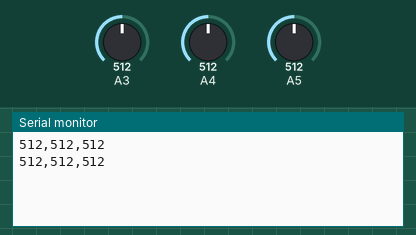
Simulated run of this sketch. Board: Arduino Uno, built with avr-gcc and run on an emulated ATmega328P. On the bench: the last lines printed to the serial monitor. The inputs (shaded band) are chosen by the test bench; at power-on: A3 = 512, A4 = 512, A5 = 512.

Above: at 1.8 s.
1.9 s: A3 set to 716
At 2.8 s:
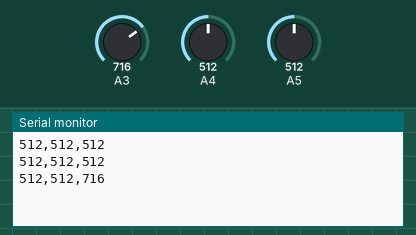
3.4 s: A4 set to 716
At 4.7 s:
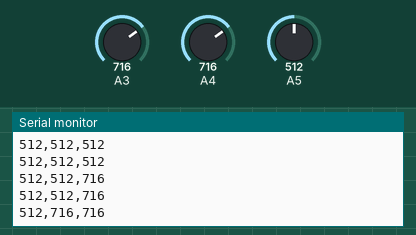
4.9 s: A5 set to 716
At 5.9 s:
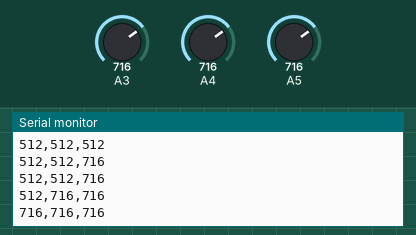
6.4 s: A3 set to 900
At 7.7 s:
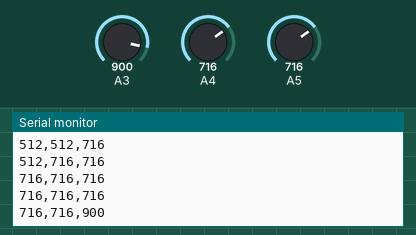
7.9 s: A4 set to 900
At 8.9 s:
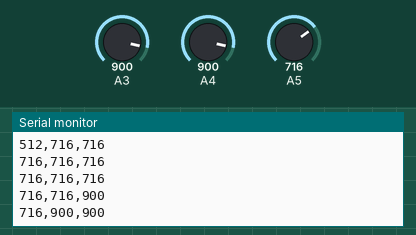
9.4 s: A5 set to 900
At 10.9 s:
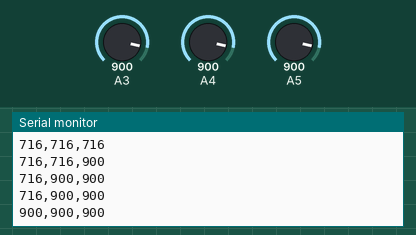
Timing chart, 0 to 11.9 s (numbered marks = the images above; inputs shaded):
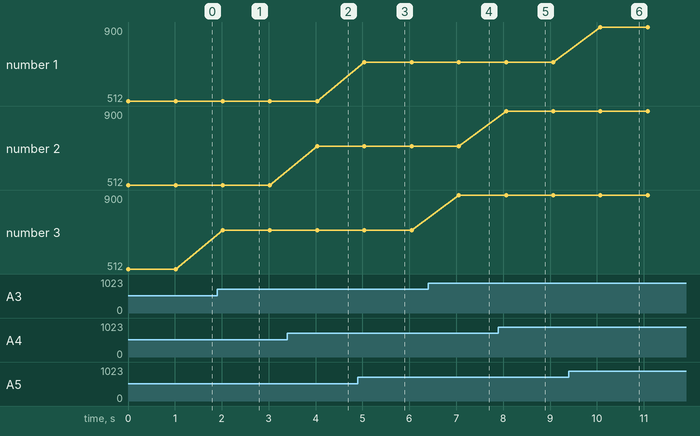

The sketch:

ir_sensor_read.ino
```cpp
/*
Read 3 IR sensors for callibration
*/
// Read 3 IR sensors for callibration
//
/*
  AnalogReadSerial

  Reads an analog input on pin 3,4 &5, prints the result to the Serial Monitor.
  Graphical representation is available using Serial Plotter (Tools > Serial Plotter menu).

  Adapted from the example code is in the public domain.

  http://www.arduino.cc/en/Tutorial/AnalogReadSerial
*/

// the setup routine runs once when you press reset:
void setup() {
  // initialize serial communication at 9600 bits per second:
  Serial.begin(9600);
}

// the loop routine runs over and over again forever:
void loop() {
  // read the input on analog pin 0:
  int sensorValueLeft = analogRead(A5);
  delay(2);
   int sensorValueCentre = analogRead(A4);
  delay(2);
   int sensorValueRight = analogRead(A3);
  delay(2);
  // print out the value you read:
  Serial.print("");
  Serial.print(sensorValueLeft);
   Serial.print(",");
  Serial.print(sensorValueCentre);
   Serial.print(",");
  Serial.println(sensorValueRight);
  delay(1000);        // delay in between reads
}
```

Measured:
- after the input at 1.9 s, the serial monitor: prints a new line after 0.12 s (image 1)
- after the input at 3.4 s, the serial monitor: prints a new line after 0.63 s (image 2)
- after the input at 4.9 s, the serial monitor: prints a new line after 0.14 s (image 3)
- after the input at 6.4 s, the serial monitor: prints a new line after 0.65 s (image 4)
- after the input at 7.9 s, the serial monitor: prints a new line after 0.16 s (image 5)
- after the input at 9.4 s, the serial monitor: prints a new line after 0.68 s (image 6)
- plotted number 3: 512 → 716 after the input at 1.9 s, 716 → 900 after the input at 6.4 s
